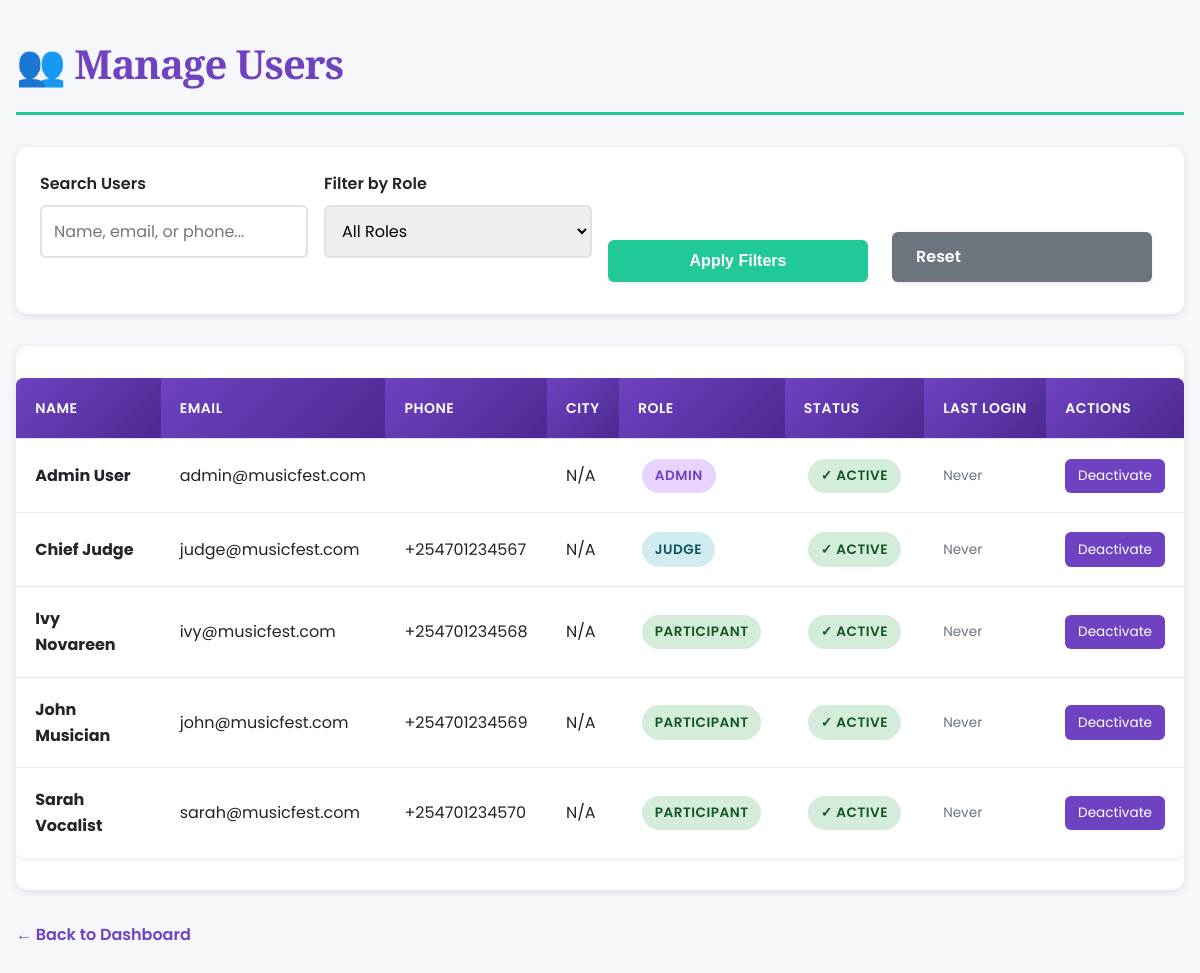
The page /manage_users.php (signed in) on the database its author committed.
### tables this page shows
CREATE TABLE IF NOT EXISTS users (
  user_id INT(11) NOT NULL AUTO_INCREMENT,
  full_name VARCHAR(100) NOT NULL,
  email VARCHAR(100) NOT NULL UNIQUE,
  password VARCHAR(255) NOT NULL,
  role ENUM('admin','participant','judge') DEFAULT 'participant',
  phone VARCHAR(20),
  address VARCHAR(255),
  city VARCHAR(50),
  state VARCHAR(50),
  country VARCHAR(50),
  bio TEXT,
  profile_pic VARCHAR(255),
  is_active TINYINT(1) DEFAULT 1,
  last_login DATETIME,
  date_created TIMESTAMP DEFAULT CURRENT_TIMESTAMP,
  date_updated TIMESTAMP DEFAULT CURRENT_TIMESTAMP ON UPDATE CURRENT_TIMESTAMP,
  PRIMARY KEY (user_id),
  UNIQUE KEY unique_email (email),
  KEY idx_role (role),
  KEY idx_is_active (is_active)
);

### manage_users.php (the view, shortened to what this page needs)
<?php
include('config.php');
$search = '';
$role_filter = '';
$query = "SELECT user_id, full_name, email, phone, city, country, role, is_active, last_login, date_created FROM users WHERE 1=1";
$query .= " ORDER BY date_created DESC";
$result = $conn->query($query);
?>
<!DOCTYPE html>
<html lang="en">
<head>
  <link rel="stylesheet" href="assets/css/style.css">
</head>
<body>
  <div class="container">
    <h1>👥 Manage Users</h1>
    <div class="controls">
      <div class="form-group">
        <label>Search Users</label>
        <input type="text" id="searchInput" placeholder="Name, email, or phone..." value="<?= htmlspecialchars($search) ?>">
      </div>
      <div class="form-group">
        <label>Filter by Role</label>
        <select id="roleFilter">
          <option value="">All Roles</option>
        </select>
      </div>
      <button class="btn" onclick="applyFilters()">Apply Filters</button>
      <a href="manage_users.php" class="btn" style="background: #6c757d;">Reset</a>
    </div>
    <?php if ($result->num_rows > 0): ?>
      <div class="table-wrapper">
        <table>
          <thead>
            <tr>
              <th>Name</th>
              <th>Email</th>
              <th>Phone</th>
              <th>City</th>
              <th>Role</th>
              <th>Status</th>
              <th>Last Login</th>
              <th>Actions</th>
            </tr>
          </thead>
          <tbody>
            <?php while ($user = $result->fetch_assoc()): ?>
              <tr>
                <td><strong><?= htmlspecialchars($user['full_name']) ?></strong></td>
                <td><?= htmlspecialchars($user['email']) ?></td>
                <td><?= htmlspecialchars($user['phone']) ?></td>
                <td><?= htmlspecialchars($user['city'] ?? 'N/A') ?></td>
                <td>
                  <span class="badge badge-<?= htmlspecialchars($user['role']) ?>">
                    <?= ucfirst($user['role']) ?>
                  </span>
                </td>
                <td>
                  <span class="badge badge-<?= $user['is_active'] ? 'active' : 'inactive' ?>">
                    <?= $user['is_active'] ? '✓ Active' : '✗ Inactive' ?>
                  </span>
                </td>
                <td>
                  <div class="last-login">
                    <?= $user['last_login'] ? date('M d, Y H:i', strtotime($user['last_login'])) : 'Never' ?>
                  </div>
                </td>
                <td>
                  <div class="action-btns">
                    <a href="?toggle_user=1&user_id=<?= $user['user_id'] ?>&search=<?= urlencode($search) ?>&role=<?= urlencode($role_filter) ?>" class="btn-sm btn-toggle">
                      <?= $user['is_active'] ? 'Deactivate' : 'Activate' ?>
                    </a>
                  </div>
                </td>
              </tr>
            <?php endwhile; ?>
          </tbody>
        </table>
      </div>
    <?php endif; ?>
    <div style="margin-top: 2rem;">
      <a href="admin_dashboard.php" style="color: var(--primary-color); text-decoration: none; font-weight: 600;">← Back to Dashboard</a>
    </div>
  </div>
</body>
</html>

### style.css (style rules this page uses)
:root { --primary-color: #6f42c1; --secondary-color: #20c997; --danger-color: #dc3545; --warning-color: #ffc107; --success-color: #28a745; --info-color: #17a2b8; --light-bg: #f8f9fa; --dark-text: #212529; --border-color: #dee2e6; --shadow-sm: 0 0.125rem 0.25rem rgba(0, 0, 0, 0.075); --shadow-md: 0 0.5rem 1rem rgba(0, 0, 0, 0.15); --shadow-lg: 0 1rem 3rem rgba(0, 0, 0, 0.175); --transition: all 0.3s ease; }
* { margin: 0; padding: 0; box-sizing: border-box; }
html { scroll-behavior: smooth; }
body { font-family: 'Poppins', sans-serif; color: var(--dark-text); background-color: var(--light-bg); line-height: 1.6; font-size: 16px; }
h1, h2, h3, h4, h5, h6 { font-family: 'Playfair Display', serif; font-weight: 700; margin-bottom: 1rem; color: var(--primary-color); }
h1 { font-size: 2.5rem; letter-spacing: -1px; }
a { color: var(--primary-color); text-decoration: none; transition: var(--transition); }
.container { max-width: 1200px; margin: 0 auto; padding: 2rem; }
.btn, button { display: inline-block; padding: 0.75rem 1.5rem; background-color: var(--primary-color); color: white; border: none; border-radius: 6px; font-size: 1rem; font-weight: 500; cursor: pointer; transition: var(--transition); text-decoration: none; margin: 0.5rem 0.5rem 0.5rem 0; box-shadow: var(--shadow-sm); }
.btn-sm { padding: 0.5rem 1rem; font-size: 0.875rem; }
.form-group { margin-bottom: 1.5rem; }
label { display: block; margin-bottom: 0.5rem; font-weight: 500; color: var(--dark-text); }
input[type="text"], input[type="email"], input[type="password"], input[type="number"], input[type="date"], input[type="file"], textarea, select { width: 100%; padding: 0.75rem; border: 2px solid var(--border-color); border-radius: 6px; font-family: 'Poppins', sans-serif; font-size: 1rem; transition: var(--transition); margin-bottom: 0.5rem; }
select { cursor: pointer; }
table { width: 100%; border-collapse: collapse; background: white; margin: 2rem 0; box-shadow: var(--shadow-sm); border-radius: 8px; overflow: hidden; }
thead { background: linear-gradient(135deg, var(--primary-color) 0%, #8b5cf6 100%); color: white; }
th, td { padding: 1rem; text-align: left; border-bottom: 1px solid var(--border-color); }
th { font-weight: 600; text-transform: uppercase; font-size: 0.875rem; letter-spacing: 0.5px; }
tbody tr { transition: var(--transition); }
tbody tr:last-child td { border-bottom: none; }
.badge { display: inline-block; padding: 0.35rem 0.65rem; background-color: var(--primary-color); color: white; border-radius: 50px; font-size: 0.75rem; font-weight: 600; text-transform: uppercase; letter-spacing: 0.5px; margin: 0 0.25rem; }

### rows shown on the page
users: full_name "Admin User", email "admin@musicfest.com", city "N/A", role "ADMIN", is_active "✓ ACTIVE", shows "Never"
users: full_name "Chief Judge", email "judge@musicfest.com", phone "+254701234567", city "N/A", role "JUDGE", is_active "✓ ACTIVE", shows "Never"
users: full_name "Ivy Novareen", email "ivy@musicfest.com", phone "+254701234568", city "N/A", role "PARTICIPANT", is_active "✓ ACTIVE", shows "Never"
users: full_name "John Musician", email "john@musicfest.com", phone "+254701234569", city "N/A", role "PARTICIPANT", is_active "✓ ACTIVE", shows "Never"
users: full_name "Sarah Vocalist", email "sarah@musicfest.com", phone "+254701234570", city "N/A", role "PARTICIPANT", is_active "✓ ACTIVE", shows "Never"
